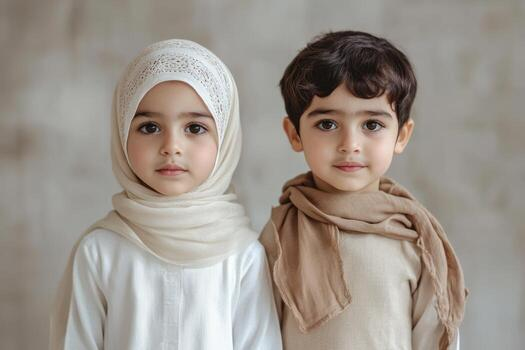
#> input picture Lab8/kid1.jpg, 525 x 350 px
$ jupyter execute lab_8.ipynb   (older library calls are emulated)
#> lines starting #> are read from the running program, lines starting #| are printed output that depends on the picture; after the words box and inside, x2 and y2 are one past the last pixel; in counts of white or black regions, pixels touching at a corner belong together
[cell 1]
import cv2
import numpy as np
import matplotlib.pyplot as plt

# Write the image name here
imgFile = 'kid1.jpg'

[cell 2]
# Load the image
img = cv2.imread(imgFile)
#> img is the input picture: shape (350, 525, 3); mean B, G, R 140.1, 148.6, 156.8

# Check if image loaded correctly
if img is None:
    raise FileNotFoundError("Image not found. Make sure kid1.jpg is in the same folder as this notebook.")

# Convert BGR to RGB for correct display
img_rgb = cv2.cvtColor(img, cv2.COLOR_BGR2RGB)

# Convert to grayscale
gray = cv2.cvtColor(img, cv2.COLOR_BGR2GRAY)
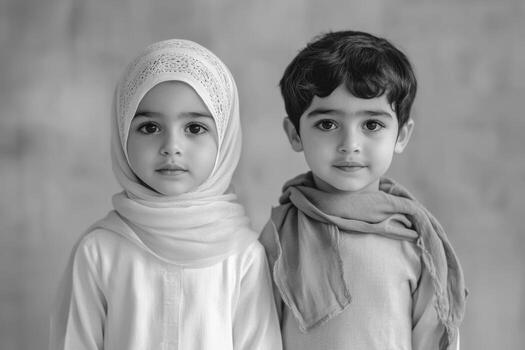
#> gray: shape (350, 525); min 1, max 254, mean 150.1

plt.figure(figsize=(10, 4))

plt.subplot(1, 2, 1)
plt.imshow(img_rgb)
plt.title("Original Image")
plt.axis("off")

plt.subplot(1, 2, 2)
plt.imshow(gray, cmap="gray")
plt.title("Grayscale Image")
plt.axis("off")

plt.show()
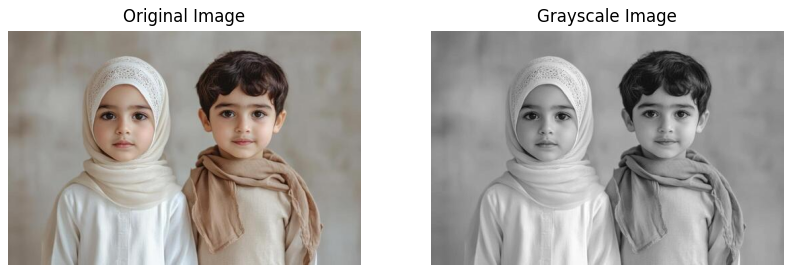
#> figure drawn by matplotlib, 2 panels

[cell 3]
# Apply Gaussian Blur to reduce noise
blurred = cv2.GaussianBlur(gray, (5, 5), 0)

# Apply Sobel filter in X and Y directions
sobel_x = cv2.Sobel(blurred, cv2.CV_64F, 1, 0, ksize=3)
sobel_y = cv2.Sobel(blurred, cv2.CV_64F, 0, 1, ksize=3)

# Combine X and Y gradients
sobel_combined = cv2.magnitude(sobel_x, sobel_y)

# Convert to uint8 for display
sobel_final = np.uint8(np.absolute(sobel_combined))

plt.figure(figsize=(10, 4))

plt.subplot(1, 2, 1)
plt.imshow(gray, cmap="gray")
plt.title("Original Gray")
plt.axis("off")

plt.subplot(1, 2, 2)
plt.imshow(sobel_final, cmap="gray")
plt.title("Sobel Edge Detection")
plt.axis("off")

plt.show()

[cell 4]
# Apply Gaussian Blur because Roberts is sensitive to noise
blurred = cv2.GaussianBlur(gray, (5, 5), 0)

# Roberts kernels
kernel_x = np.array([[1, 0],
                     [0, -1]], dtype=np.float64)

kernel_y = np.array([[0, 1],
                     [-1, 0]], dtype=np.float64)

# Apply Roberts filters
roberts_x = cv2.filter2D(blurred, cv2.CV_64F, kernel_x)
roberts_y = cv2.filter2D(blurred, cv2.CV_64F, kernel_y)
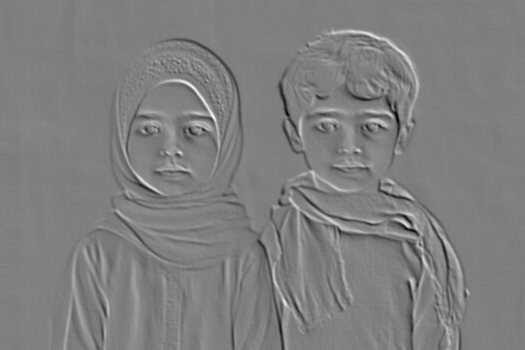
#> roberts_y: shape (350, 525) float64; min -62, max 62, mean 0; drawn with min black and max white

# Combine X and Y gradients
roberts_combined = cv2.magnitude(roberts_x, roberts_y)
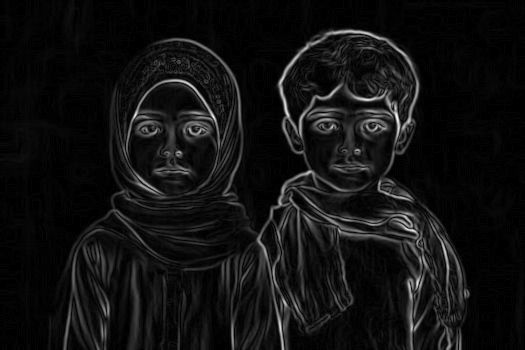
#> roberts_combined: shape (350, 525) float64; min 0, max 69.77, mean 4.8; drawn with min black and max white

# Convert to uint8
roberts_final = np.uint8(np.absolute(roberts_combined))

plt.figure(figsize=(10, 4))

plt.subplot(1, 2, 1)
plt.imshow(gray, cmap="gray")
plt.title("Original Gray")
plt.axis("off")

plt.subplot(1, 2, 2)
plt.imshow(roberts_final, cmap="gray")
plt.title("Roberts Edge Detection")
plt.axis("off")

plt.show()

[cell 5]
# Apply Gaussian Blur
blurred = cv2.GaussianBlur(gray, (5, 5), 0)

# Prewitt kernels
kernel_x = np.array([[-1, 0, 1],
                     [-1, 0, 1],
                     [-1, 0, 1]], dtype=np.float64)

kernel_y = np.array([[-1, -1, -1],
                     [0, 0, 0],
                     [1, 1, 1]], dtype=np.float64)

# Apply Prewitt filters
prewitt_x = cv2.filter2D(blurred, cv2.CV_64F, kernel_x)
prewitt_y = cv2.filter2D(blurred, cv2.CV_64F, kernel_y)

# Combine X and Y gradients
prewitt_combined = cv2.magnitude(prewitt_x, prewitt_y)

# Convert to uint8
prewitt_final = np.uint8(np.absolute(prewitt_combined))

plt.figure(figsize=(10, 4))

plt.subplot(1, 2, 1)
plt.imshow(gray, cmap="gray")
plt.title("Original Gray")
plt.axis("off")

plt.subplot(1, 2, 2)
plt.imshow(prewitt_final, cmap="gray")
plt.title("Prewitt Edge Detection")
plt.axis("off")

plt.show()

[cell 6]
# Apply Canny Edge Detection
canny_edges = cv2.Canny(gray, 100, 200)
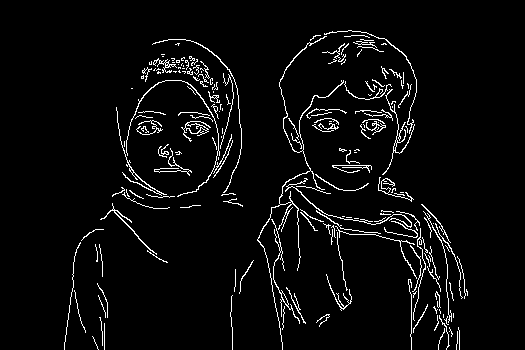
#> canny_edges: shape (350, 525); 4.3% white in thin lines or dots, all inside (x1, y1, x2, y2) = (64, 30, 468, 350)

plt.figure(figsize=(10, 4))

plt.subplot(1, 2, 1)
plt.imshow(gray, cmap="gray")
plt.title("Original Gray")
plt.axis("off")

plt.subplot(1, 2, 2)
plt.imshow(canny_edges, cmap="gray")
plt.title("Canny Edge Detection")
plt.axis("off")

plt.show()

[cell 7]
# Try different threshold values
canny_50_150 = cv2.Canny(gray, 50, 150)
#> canny_50_150: shape (350, 525); 6.9% white in thin lines or dots, all inside (x1, y1, x2, y2) = (63, 30, 468, 350)
canny_100_200 = cv2.Canny(gray, 100, 200)
canny_150_250 = cv2.Canny(gray, 150, 250)

plt.figure(figsize=(15, 4))

plt.subplot(1, 3, 1)
plt.imshow(canny_50_150, cmap="gray")
plt.title("Canny 50, 150")
plt.axis("off")

plt.subplot(1, 3, 2)
plt.imshow(canny_100_200, cmap="gray")
plt.title("Canny 100, 200")
plt.axis("off")

plt.subplot(1, 3, 3)
plt.imshow(canny_150_250, cmap="gray")
plt.title("Canny 150, 250")
plt.axis("off")

plt.show()

[cell 8]
# Split image into B, G, R channels
b, g, r = cv2.split(img)
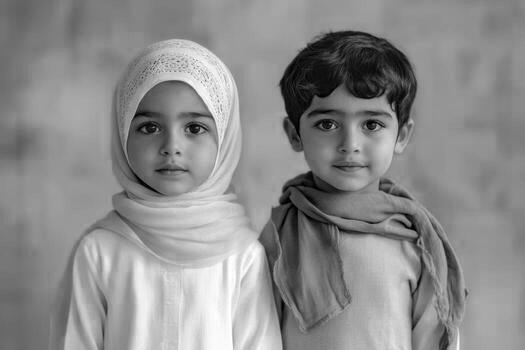
#> b: shape (350, 525); min 0, max 255, mean 140.1
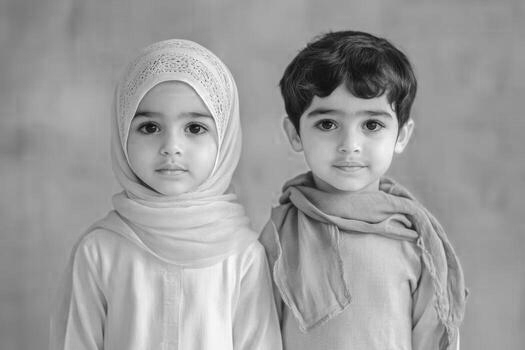
#> r: shape (350, 525); min 5, max 255, mean 156.8

edge_maps = []

# Apply Canny on each channel
for channel in [b, g, r]:
    blurred_channel = cv2.GaussianBlur(channel, (5, 5), 0)
    edges = cv2.Canny(blurred_channel, 50, 150)
    edge_maps.append(edges)
#> this loop made 3 passes
#> after the loop, edge_maps = 3 items

# Combine edges from all channels
multi_channel_edges = np.maximum.reduce(edge_maps)
#> multi_channel_edges: shape (350, 525); 5% white in thin lines or dots, all inside (x1, y1, x2, y2) = (59, 30, 469, 350)

plt.figure(figsize=(10, 4))

plt.subplot(1, 2, 1)
plt.imshow(img_rgb)
plt.title("Original Color Image")
plt.axis("off")

plt.subplot(1, 2, 2)
plt.imshow(multi_channel_edges, cmap="gray")
plt.title("Multi-Channel Canny")
plt.axis("off")

plt.show()

[cell 9]
# Apply Gaussian Blur
blurred = cv2.GaussianBlur(gray, (5, 5), 0)

# Apply Laplacian filter
laplacian = cv2.Laplacian(blurred, cv2.CV_64F, ksize=5)
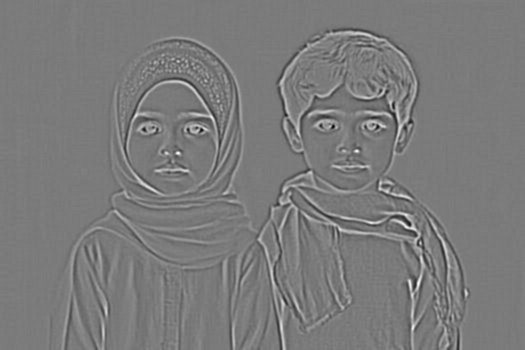
#> laplacian: shape (350, 525) float64; min -1810, max 1936, mean 0; drawn with min black and max white

# Convert to uint8
log_final = np.uint8(np.absolute(laplacian))
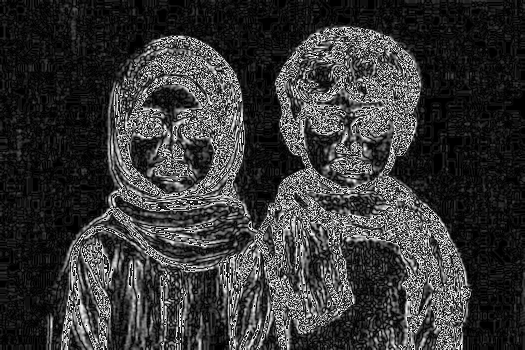
#> log_final: shape (350, 525); min 0, max 254, mean 55

plt.figure(figsize=(10, 4))

plt.subplot(1, 2, 1)
plt.imshow(gray, cmap="gray")
plt.title("Original Gray")
plt.axis("off")

plt.subplot(1, 2, 2)
plt.imshow(log_final, cmap="gray")
plt.title("LoG Filter")
plt.axis("off")

plt.show()

[cell 10]
# Apply two Gaussian blurs with different sigma values
blur_narrow = cv2.GaussianBlur(gray, (0, 0), sigmaX=1.0)
blur_wide = cv2.GaussianBlur(gray, (0, 0), sigmaX=2.0)

# Difference of Gaussian
dog = blur_narrow.astype(np.float32) - blur_wide.astype(np.float32)
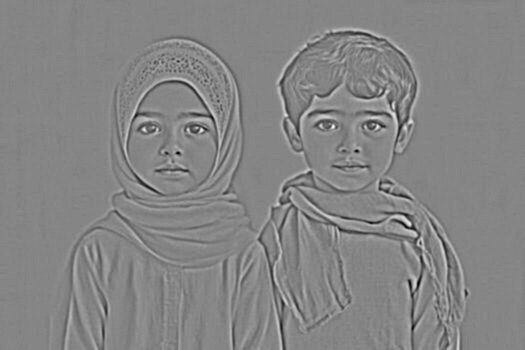
#> dog: shape (350, 525) float32; min -36, max 33, mean 0; drawn with min black and max white

# Normalize result for display
dog_normalized = cv2.normalize(dog, None, 0, 255, cv2.NORM_MINMAX)
dog_final = dog_normalized.astype(np.uint8)

plt.figure(figsize=(10, 4))

plt.subplot(1, 2, 1)
plt.imshow(gray, cmap="gray")
plt.title("Original Gray")
plt.axis("off")

plt.subplot(1, 2, 2)
plt.imshow(dog_final, cmap="gray")
plt.title("DoG Filter")
plt.axis("off")

plt.show()

[cell 11]
# Split image into color channels
b, g, r = cv2.split(img)

def get_channel_gradient(channel):
    # Blur the channel to reduce noise
    blurred = cv2.GaussianBlur(channel, (3, 3), 0)

    # Compute Sobel gradients
    gx = cv2.Sobel(blurred, cv2.CV_64F, 1, 0, ksize=3)
    gy = cv2.Sobel(blurred, cv2.CV_64F, 0, 1, ksize=3)

    # Compute gradient magnitude
    magnitude = cv2.magnitude(gx, gy)

    return magnitude

# Compute gradient for each channel
grad_b = get_channel_gradient(b)
grad_g = get_channel_gradient(g)
grad_r = get_channel_gradient(r)

# Combine all channel gradients
combined_gradient = np.sqrt(grad_b**2 + grad_g**2 + grad_r**2)

# Normalize to 0-255
color_edges = cv2.normalize(combined_gradient, None, 0, 255, cv2.NORM_MINMAX)
color_edges = color_edges.astype(np.uint8)

plt.figure(figsize=(10, 4))

plt.subplot(1, 2, 1)
plt.imshow(img_rgb)
plt.title("Original Color Image")
plt.axis("off")

plt.subplot(1, 2, 2)
plt.imshow(color_edges, cmap="gray")
plt.title("Color Gradient Edge Detection")
plt.axis("off")

plt.show()

[cell 12]
plt.figure(figsize=(18, 10))

results = [
    ("Original Gray", gray),
    ("Sobel", sobel_final),
    ("Roberts", roberts_final),
    ("Prewitt", prewitt_final),
    ("Canny", canny_edges),
    ("Multi-Channel Canny", multi_channel_edges),
    ("LoG", log_final),
    ("DoG", dog_final),
    ("Color Gradient", color_edges)
]

for i, (title, image) in enumerate(results):
    plt.subplot(3, 3, i + 1)
    plt.imshow(image, cmap="gray")
    plt.title(title)
    plt.axis("off")
#> this loop made 9 passes
#> title on passes 1 to 9: 'Original Gray', 'Sobel', 'Roberts', 'Prewitt', 'Canny', 'Multi-Channel Canny', 'LoG', 'DoG', 'Color Gradient'

plt.tight_layout()
plt.show()

$ run again, with Lab8/bird.png saved as Lab8/kid1.jpg
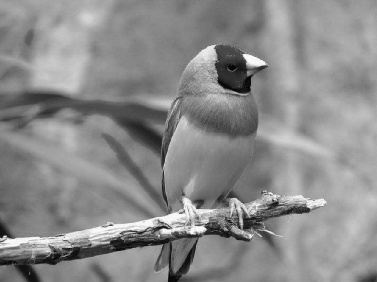
#> input picture Lab8/bird.png, 377 x 282 px
#> img is the input picture: shape (282, 377, 3); min 0, max 255, mean 139
#> `canny_edges = cv2.Canny(gray, 100, 200)`:
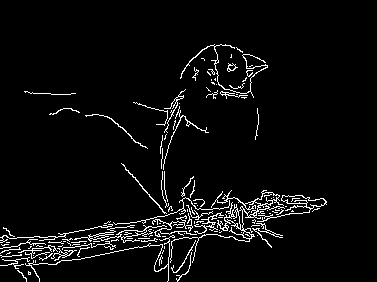
#> canny_edges: shape (282, 377); 4.6% white in thin lines or dots, all inside (x1, y1, x2, y2) = (0, 44, 327, 282)
#> the loop `for channel in [b, g, r]:` made 3 passes
#> after the loop `for channel in [b, g, r]:`: edge_maps = 3 items
#> `dog = blur_narrow.astype(np.float32) - blur_wide.astype(np.float32)`:
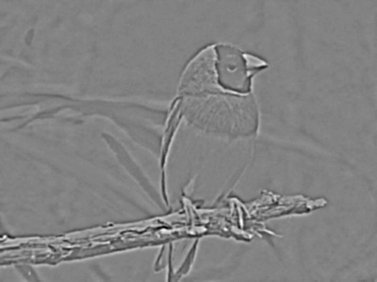
#> dog: shape (282, 377) float32; min -49, max 47, mean 0; drawn with min black and max white
#> the loop `for i, (title, image) in enumerate(results):` made 9 passes
#> title on passes 1 to 8: 'Original Gray', 'Sobel', 'Roberts', 'Prewitt', 'Canny', 'Multi-Channel Canny', 'LoG', 'DoG'
